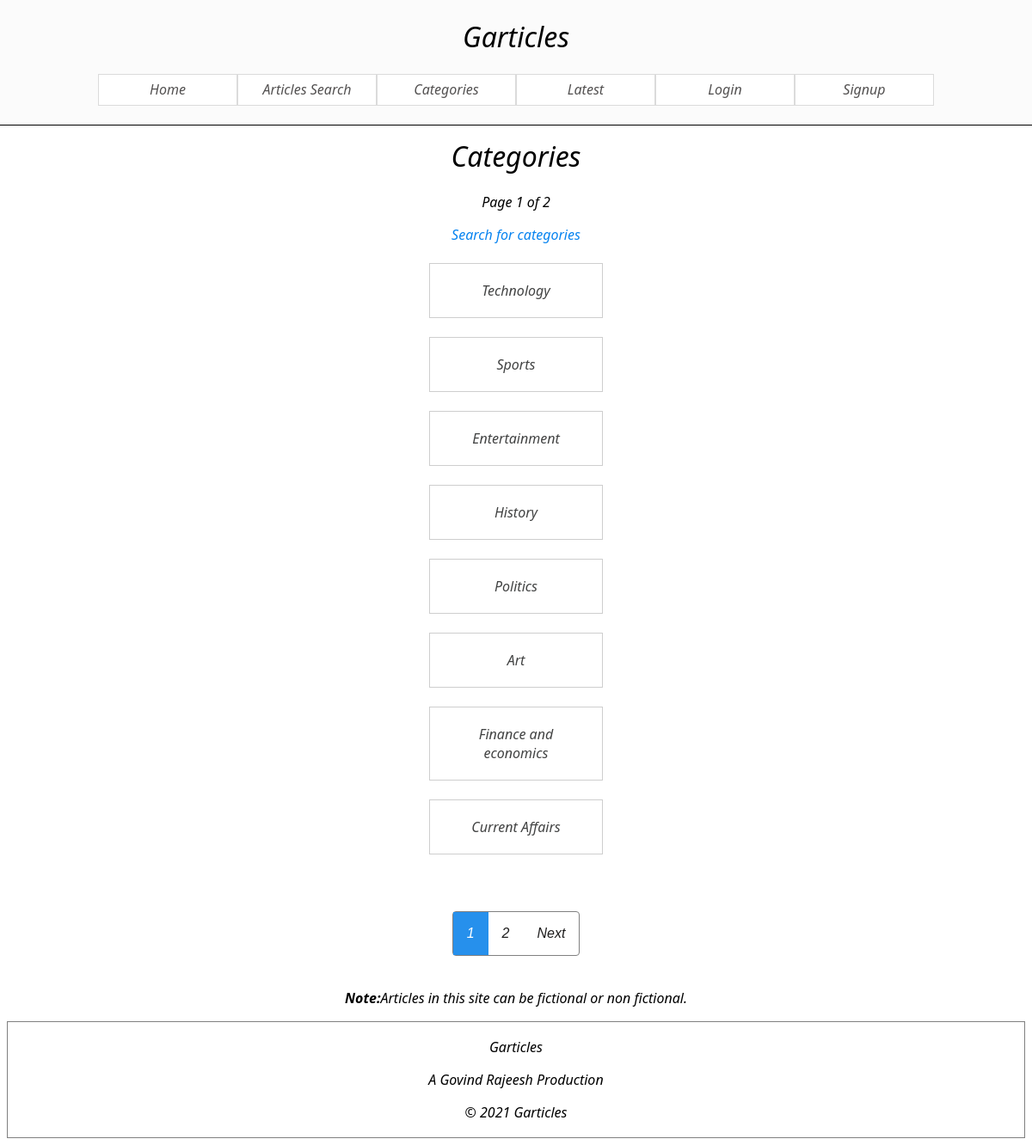
Page /categories/index.php?page=1 on the committed database.
### tables this page shows
CREATE TABLE `categories` (
  `id` int(11) NOT NULL,
  `name` varchar(500) NOT NULL,
  `slug` text NOT NULL
);

### db/categories.inc.php (called while the page is built, shortened)
<?php
function getCategories($limit=5,$page=1){
    $db=Db();
    $startIndex=($page-1)*$limit;
    $lastIndex=$startIndex+$limit-1;
    $res=mysqli_query($db,"SELECT * FROM categories LIMIT $startIndex,$limit");
    if($lastIndex>=numCategories()){
        $next=null;
    }else{
        $next=$page+1;
    }
    if($startIndex>0){
        $prev=$page-1;
    }else{
        $prev=null;
    }
    $out=array();
    if(mysqli_num_rows($res)>0){
        while($i=mysqli_fetch_assoc($res)){
            array_push($out,$i);
        }
    }else{
        array_push($out,mysqli_fetch_assoc($res));
    }
    return array("items"=>$out,"next"=>$next,"prev"=>$prev);
}
function numCategories(){
    $db=Db();
    $res=mysqli_query($db,"SELECT COUNT(*) AS NUM FROM `categories`");
    return mysqli_fetch_assoc($res)["NUM"];
}
?>

### tools/static.inc.php (called while the page is built, shortened)
<?php
function getStatic($url){
    return "/static/".$url;
}
?>

### tools/render.inc.php (called while the page is built, shortened)
<?php
function renderString($layout,$template,$title="",$params=array()){
    $type="string";
    include_once($_SERVER["DOCUMENT_ROOT"]."//views//{$layout}");
}
?>

### categories/index.php (the view, shortened to what this page needs)
<?php
include_once $_SERVER["DOCUMENT_ROOT"]."//tools//render.inc.php";
include_once $_SERVER["DOCUMENT_ROOT"]."//db//categories.inc.php";
include_once $_SERVER["DOCUMENT_ROOT"]."//tools//static.inc.php";
include_once $_SERVER["DOCUMENT_ROOT"]."//components//_pagination.php";
$css=getStatic("css/categories.css");
$limit=8;
$totalPages=ceil(numCategories()/$limit);
$result=getCategories(
    $limit=$limit,
    $page=!array_key_exists("page",$_GET)?1:$_GET["page"]
);
$categories=$result["items"];
$response="";
for ($i=0; $i < sizeof($categories); $i++) {
    $response=$response."<a class='cat'
    href='/categories/articles.php?slug={$categories[$i]["slug"]}'>{$categories[$i]['name']}</a><br>";
}
renderString(
    "layout.php",
    '<link rel="stylesheet" href="'.$css.'">
    <h1 class="text-center">Categories</h1>
    <p class="text-center">Page '.$page.' of '.$totalPages.'</p>
    <div style="display:flex;justify-content:center">
    <a href="/categories/search.php">Search for categories</a>
    </div>
    <br>'.
    $response."<br><br><div style='display:flex;justify-content:center;width:100%'>".pagination(
        $total=$totalPages,
        $current=$page,
        $next=$page<$totalPages?$page+1:null,
        $previous=$page>1?$page-1:$page-1,
        $link="?page=").'</div>'   ,
    $title="Categories"
)
?>

### components/_pagination.php (shortened to what this page needs)
<?php
function pagination($total=0,$current=0,$next=null,$previous=null,$link="/?page="){
    include_once $_SERVER["DOCUMENT_ROOT"]."//tools//static.inc.php";
    $returnString="";
    $css=getStatic('css/pagination.css');
    $returnString.="<link rel='stylesheet' href='{$css}'>";
    $returnString.="<div class='pagination'>";
    for ($i=0; $i < $total; $i++) {
        $toPage=$link.($i+1);
        $num=$i+1;
        $class=$num==$current?"pagination-item pagination-item-active":"pagination-item";
        $returnString.="<a class='$class' href='$toPage'>{$num}</a>";
    }
    if($next!=null){
        $nextPage=$link.$next;
        $returnString.="<a class='pagination-item' href='$nextPage'>Next</a>";
    }
    $returnString.="</div>";
    return $returnString;
}
?>

### views/layout.php (shortened to what this page needs)
<?php include_once $_SERVER["DOCUMENT_ROOT"]."//tools//static.inc.php"?>
<!DOCTYPE html>
<html lang="en">
<head>
    <link rel="stylesheet" href="https://cdnjs.cloudflare.com/ajax/libs/font-awesome/4.7.0/css/font-awesome.min.css">
    <link rel="stylesheet" href="<?php echo getStatic('css/base.css')?>">
    <link rel="stylesheet" href="<?php echo getStatic('css/navbar.css')?>">
</head>
<body>
    <div class="fixed-container">
        <div class="fixed">
            <h1 class="text-center">Garticles</h1>
            <div class="navbar mob-hid">
                <a href="/" class="navbar-item">Home</a>
                <a href="/articles/search.php" class="navbar-item">Articles Search</a>
                <a href="/categories" class="navbar-item">Categories</a>
                <a href="/#latest" class="navbar-item">Latest</a>
                <?php if(!isset($_SESSION["user"])){?>
                <a href="/auth#login" class="navbar-item">Login</a>
                <a href="/auth#signup" class="navbar-item">Signup</a>
                <?php }else{?>
                <a href="/articles/write.php" class="navbar-item">Write</a>
                <a href="/articles/myArticles.php" class="navbar-item">MyArticles</a>
                <a href="/auth/logout.php" class="navbar-item">Logout</a>
                <?php }?>
            </div>
            <br>
        </div>
    </div>
    <?php
    if($type=="file"){
        include($_SERVER["DOCUMENT_ROOT"]."//views//{$template}");
    }else{
        echo $template;
    }
    ?>
    <br>
    <p class="text-center">
                <strong>Note:</strong>Articles in this site can be fictional or non fictional.
            </p>
    <div class="hor-center">
        <footer>
            <p class="text-center">Garticles</p>
            <p class="text-center">A Govind Rajeesh Production</p>
            <p class="text-center">
                &copy; <?php echo date("Y")?> Garticles
            </p>
        </footer>
    </div>
</body>
</html>

### static/css/base.css (style rules this page uses)
body { font-family:"Segoe UI",Arial,sans-serif; background-color: white; font-style: italic; }
h1,h2 { font-weight: 100; }
footer { left:0; right:0; height:100%; background-color: #ffffff; border:1px solid grey; padding: 2px; width:100% }
.text-center { text-align: center; }
a { color:#0683f0; text-decoration: none; }
.hor-center { display:flex; justify-content: center; }

### static/css/navbar.css (style rules this page uses)
.fixed-container { top:0; left: 0; }
.fixed { position: fixed; width: 100%; top:0; left:0; background-color: #fbfbfb; border-bottom-width: 1px; border-bottom-style: solid; z-index: 100; }
.navbar { width:100%; display: flex; justify-content: center; flex-direction: row; }
.navbar-item { background-color: white; border-style:solid; border-width: 1px; border-color: rgba(184, 184, 184, 0.5); min-width:10rem; text-decoration: none; color:#535151; display:flex; height:35px; align-items:center; justify-content: center; }
.fixed-container { margin-bottom: 10rem; }

### static/css/categories.css (style rules this page uses)
.cat { border-style: solid; border-width: 1px; border-color:#cecece; padding: 20px; width:10rem; margin:auto; display:block; text-align: center; cursor: pointer; text-decoration: none; color:#414242; }

### static/css/pagination.css (style rules this page uses)
.pagination { display: grid; grid-template-columns: auto auto auto auto auto; list-style-type: none; border:1px solid grey; border-radius: 4px; }
.pagination-item { display:flex; text-decoration: none; padding:1rem; align-items: center; width:fit-content; color: #1f1e1e; border:none; font-family: 'Lucida Sans', 'Lucida Sans Regular', 'Lucida Grande', 'Lucida Sans Unicode', Geneva, Verdana, sans-serif; }
.pagination-item-active { background-color: rgb(38, 144, 236); color:white; }

### rows in the picture
categories: name "Technology"
categories: name "Sports"
categories: name "Entertainment"
categories: name "History"
categories: name "Politics"
categories: name "Art"
categories: name "Finance and economics"
categories: name "Current Affairs"

### other values in the picture
$template "Categories Page 1 of 2 Search for categories"
$num "1"
$num "2"
